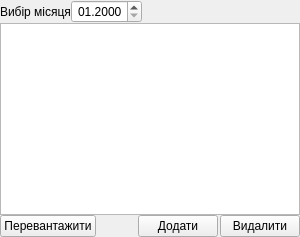
  <widget class="QDockWidget" name="dockWidget_opSubs">
   <property name="features">
    <set>QDockWidget::DockWidgetFloatable|QDockWidget::DockWidgetMovable</set>
   </property>
   <property name="windowTitle">
    <string>Таблиця ОБОВ'ЯЗКОВА ЧАСТКА ПО СУБС.</string>
   </property>
   <attribute name="dockWidgetArea">
    <number>2</number>
   </attribute>
   <widget class="QWidget" name="dockWidgetContents_9">
    <layout class="QVBoxLayout" name="verticalLayout_8">
     <property name="spacing">
      <number>0</number>
     </property>
     <property name="margin">
      <number>0</number>
     </property>
     <item>
      <layout class="QHBoxLayout" name="horizontalLayout_3">
       <item>
        <widget class="QLabel" name="label_2">
         <property name="text">
          <string>Вибір місяця</string>
         </property>
        </widget>
       </item>
       <item>
        <widget class="QDateEdit" name="dateEdit_opSubsFilter">
         <property name="alignment">
          <set>Qt::AlignRight|Qt::AlignTrailing|Qt::AlignVCenter</set>
         </property>
         <property name="maximumDateTime">
          <datetime>
           <hour>23</hour>
           <minute>59</minute>
           <second>59</second>
           <year>2100</year>
           <month>12</month>
           <day>31</day>
          </datetime>
         </property>
         <property name="minimumDateTime">
          <datetime>
           <hour>0</hour>
           <minute>0</minute>
           <second>0</second>
           <year>2000</year>
           <month>1</month>
           <day>1</day>
          </datetime>
         </property>
         <property name="displayFormat">
          <string>MM.yyyy</string>
         </property>
        </widget>
       </item>
       <item>
        <spacer name="horizontalSpacer_3">
         <property name="orientation">
          <enum>Qt::Horizontal</enum>
         </property>
         <property name="sizeHint" stdset="0">
          <size>
           <width>40</width>
           <height>20</height>
          </size>
         </property>
        </spacer>
       </item>
      </layout>
     </item>
     <item>
      <widget class="QTableWidget" name="tableWidget_opSubs"/>
     </item>
     <item>
      <layout class="QHBoxLayout" name="horizontalLayout_4">
       <property name="spacing">
        <number>2</number>
       </property>
       <item>
        <widget class="QPushButton" name="pushButton_reload">
         <property name="text">
          <string>Перевантажити</string>
         </property>
         <property name="icon">
          <iconset resource="tke/tke_rc">
           <normaloff>:/pictures/pictures/redeal.png</normaloff>:/pictures/pictures/redeal.png</iconset>
         </property>
         <property name="iconSize">
          <size>
           <width>12</width>
           <height>12</height>
          </size>
         </property>
        </widget>
       </item>
       <item>
        <spacer name="horizontalSpacer_2">
         <property name="orientation">
          <enum>Qt::Horizontal</enum>
         </property>
         <property name="sizeHint" stdset="0">
          <size>
           <width>40</width>
           <height>20</height>
          </size>
         </property>
        </spacer>
       </item>
       <item>
        <widget class="QPushButton" name="pushButton_addOpString">
         <property name="text">
          <string>Додати</string>
         </property>
         <property name="icon">
          <iconset resource="tke/tke_rc">
           <normaloff>:/pictures/pictures/greplus.png</normaloff>:/pictures/pictures/greplus.png</iconset>
         </property>
         <property name="iconSize">
          <size>
           <width>12</width>
           <height>12</height>
          </size>
         </property>
        </widget>
       </item>
       <item>
        <widget class="QPushButton" name="pushButton_delOpString">
         <property name="text">
          <string>Видалити</string>
         </property>
         <property name="icon">
          <iconset resource="tke/tke_rc">
           <normaloff>:/pictures/pictures/redminus.png</normaloff>:/pictures/pictures/redminus.png</iconset>
         </property>
         <property name="iconSize">
          <size>
           <width>12</width>
           <height>12</height>
          </size>
         </property>
        </widget>
       </item>
      </layout>
     </item>
    </layout>
   </widget>
  </widget>
